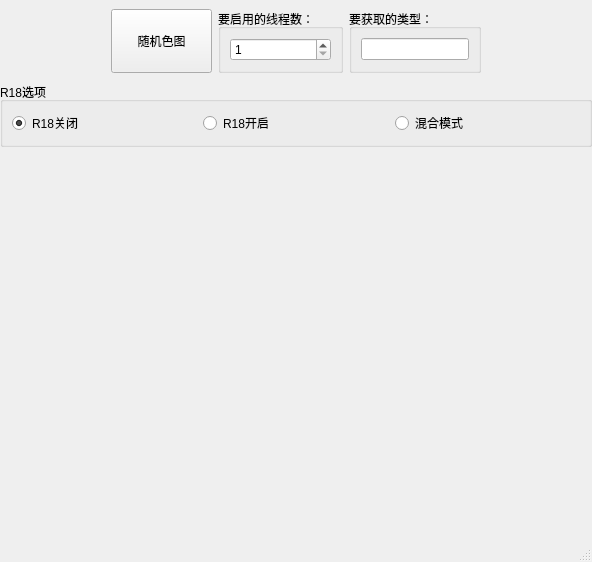
<?xml version="1.0" encoding="UTF-8"?>
<ui version="4.0">
 <class>MainWindow</class>
 <widget class="QMainWindow" name="MainWindow">
  <property name="geometry">
   <rect>
    <x>0</x>
    <y>0</y>
    <width>592</width>
    <height>562</height>
   </rect>
  </property>
  <property name="windowTitle">
   <string>MainWindow</string>
  </property>
  <property name="animated">
   <bool>true</bool>
  </property>
  <widget class="QWidget" name="centralwidget">
   <layout class="QVBoxLayout" name="verticalLayout">
    <property name="spacing">
     <number>0</number>
    </property>
    <property name="leftMargin">
     <number>0</number>
    </property>
    <property name="topMargin">
     <number>0</number>
    </property>
    <property name="rightMargin">
     <number>0</number>
    </property>
    <property name="bottomMargin">
     <number>0</number>
    </property>
    <item>
     <widget class="QWidget" name="widget" native="true">
      <layout class="QHBoxLayout" name="horizontalLayout_3">
       <item>
        <spacer name="horizontalSpacer">
         <property name="orientation">
          <enum>Qt::Horizontal</enum>
         </property>
         <property name="sizeHint" stdset="0">
          <size>
           <width>40</width>
           <height>20</height>
          </size>
         </property>
        </spacer>
       </item>
       <item>
        <widget class="QPushButton" name="pushButton">
         <property name="sizePolicy">
          <sizepolicy hsizetype="Expanding" vsizetype="Minimum">
           <horstretch>0</horstretch>
           <verstretch>0</verstretch>
          </sizepolicy>
         </property>
         <property name="text">
          <string>随机色图</string>
         </property>
         <property name="autoExclusive">
          <bool>false</bool>
         </property>
        </widget>
       </item>
       <item>
        <widget class="QGroupBox" name="groupBox_3">
         <property name="title">
          <string>要启用的线程数：</string>
         </property>
         <layout class="QVBoxLayout" name="verticalLayout_3">
          <item>
           <widget class="QSpinBox" name="spinBox">
            <property name="minimum">
             <number>1</number>
            </property>
            <property name="maximum">
             <number>200</number>
            </property>
           </widget>
          </item>
         </layout>
        </widget>
       </item>
       <item>
        <widget class="QGroupBox" name="groupBox_2">
         <property name="title">
          <string>要获取的类型：</string>
         </property>
         <layout class="QVBoxLayout" name="verticalLayout_2">
          <item>
           <widget class="QLineEdit" name="lineEdit"/>
          </item>
         </layout>
        </widget>
       </item>
       <item>
        <spacer name="horizontalSpacer_3">
         <property name="orientation">
          <enum>Qt::Horizontal</enum>
         </property>
         <property name="sizeHint" stdset="0">
          <size>
           <width>40</width>
           <height>20</height>
          </size>
         </property>
        </spacer>
       </item>
      </layout>
     </widget>
    </item>
    <item>
     <widget class="QGroupBox" name="groupBox">
      <property name="sizePolicy">
       <sizepolicy hsizetype="Expanding" vsizetype="Minimum">
        <horstretch>0</horstretch>
        <verstretch>0</verstretch>
       </sizepolicy>
      </property>
      <property name="styleSheet">
       <string notr="true">font: 57 9pt &quot;方正基础像素&quot;;</string>
      </property>
      <property name="title">
       <string>R18选项</string>
      </property>
      <layout class="QHBoxLayout" name="horizontalLayout_2">
       <item>
        <widget class="QRadioButton" name="radioButton">
         <property name="sizePolicy">
          <sizepolicy hsizetype="Expanding" vsizetype="Minimum">
           <horstretch>0</horstretch>
           <verstretch>0</verstretch>
          </sizepolicy>
         </property>
         <property name="styleSheet">
          <string notr="true">font: 57 9pt &quot;方正基础像素&quot;;</string>
         </property>
         <property name="text">
          <string>R18关闭</string>
         </property>
         <property name="checkable">
          <bool>true</bool>
         </property>
         <property name="checked">
          <bool>true</bool>
         </property>
        </widget>
       </item>
       <item>
        <widget class="QRadioButton" name="radioButton_2">
         <property name="sizePolicy">
          <sizepolicy hsizetype="Expanding" vsizetype="Minimum">
           <horstretch>0</horstretch>
           <verstretch>0</verstretch>
          </sizepolicy>
         </property>
         <property name="styleSheet">
          <string notr="true">font: 57 9pt &quot;方正基础像素&quot;;</string>
         </property>
         <property name="text">
          <string>R18开启</string>
         </property>
        </widget>
       </item>
       <item>
        <widget class="QRadioButton" name="radioButton_3">
         <property name="sizePolicy">
          <sizepolicy hsizetype="Expanding" vsizetype="Minimum">
           <horstretch>0</horstretch>
           <verstretch>0</verstretch>
          </sizepolicy>
         </property>
         <property name="text">
          <string>混合模式</string>
         </property>
        </widget>
       </item>
      </layout>
     </widget>
    </item>
    <item>
     <widget class="QWidget" name="widget_2" native="true">
      <layout class="QHBoxLayout" name="horizontalLayout">
       <property name="leftMargin">
        <number>0</number>
       </property>
       <property name="topMargin">
        <number>0</number>
       </property>
       <property name="rightMargin">
        <number>0</number>
       </property>
       <property name="bottomMargin">
        <number>0</number>
       </property>
       <item>
        <spacer name="verticalSpacer_2">
         <property name="orientation">
          <enum>Qt::Vertical</enum>
         </property>
         <property name="sizeHint" stdset="0">
          <size>
           <width>20</width>
           <height>40</height>
          </size>
         </property>
        </spacer>
       </item>
       <item>
        <widget class="QLabel" name="label">
         <property name="text">
          <string/>
         </property>
        </widget>
       </item>
       <item>
        <spacer name="verticalSpacer">
         <property name="orientation">
          <enum>Qt::Vertical</enum>
         </property>
         <property name="sizeHint" stdset="0">
          <size>
           <width>20</width>
           <height>40</height>
          </size>
         </property>
        </spacer>
       </item>
      </layout>
     </widget>
    </item>
   </layout>
  </widget>
  <widget class="QMenuBar" name="menubar">
   <property name="geometry">
    <rect>
     <x>0</x>
     <y>0</y>
     <width>592</width>
     <height>23</height>
    </rect>
   </property>
  </widget>
  <widget class="QStatusBar" name="statusbar"/>
 </widget>
 <resources/>
 <connections/>
</ui>
